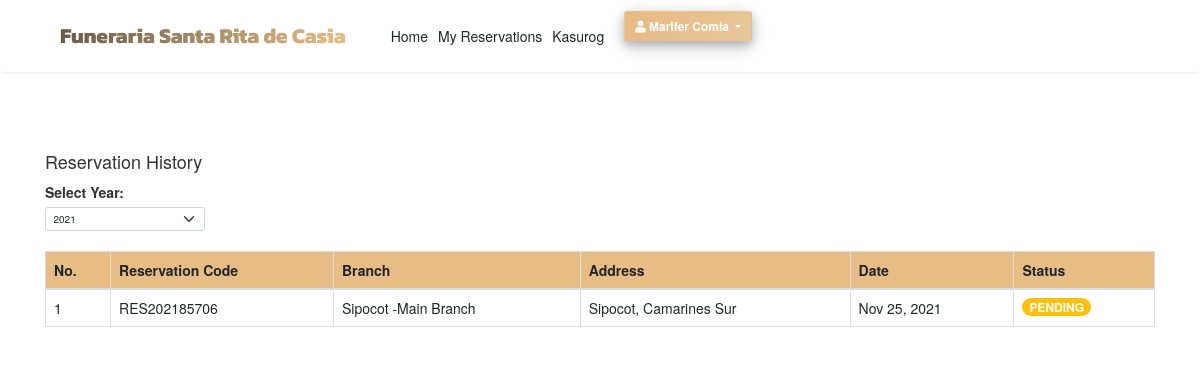
The app's page /reservation.php (signed in) with its own data.
### tables this page shows
CREATE TABLE `reservation` (
  `reservation_id` int(11) NOT NULL,
  `reservation_code` text NOT NULL,
  `reservation_date` date NOT NULL,
  `relation_to_deceased` varchar(255) NOT NULL,
  `reservation_status` text NOT NULL,
  `branch_id` int(11) NOT NULL,
  `client_id` int(11) NOT NULL,
  `casket_id` int(11) NOT NULL,
  `chapel_id` int(11) NOT NULL
);

CREATE TABLE `branches` (
  `branch_id` int(11) NOT NULL,
  `branch_name` text NOT NULL,
  `branch_address` text NOT NULL
);

### reservation.php (the view, shortened to what this page needs)
<?php include 'includes/session.php'?>
<?php include 'includes/header.php'?>
<?php
    $year = date('Y');
?>
    <body id="page-top">
        <section class="testimonials mt-3">
            <div class="container">
                <h4>Reservation History</h4>
                <div class="row">
                    <div class="col-md-2">
                        <label>Select Year: </label>
                        <select class="form-select" style="min-width: 50%;" id="select_year">
                        <?php
                            for($i=2015; $i<=2065; $i++){
                            $selected = ($i==$year)?'selected':'';
                            echo "
                                <option value='".$i."' ".$selected.">".$i."</option>
                            ";
                            }
                        ?>
                        </select>
                    </div>
                </div>
                <br>
                <div class="row">
                    <div class="col-md-12 col-xs-12">
                        <table class="table table-bordered">
                            <thead style="background-color: #e8bc85">
                                <th>No.</th>
                                <th>Reservation Code</th>
                                <th>Branch</th>
                                <th>Address</th>
                                <th>Date</th>
                                <th>Status</th>
                            </thead>
                            <tbody>
                                <?php
                                    $reservation = "SELECT * FROM reservation LEFT JOIN branches ON reservation.branch_id = branches.branch_id WHERE reservation.client_id = '".$_SESSION['client']."' ORDER BY reservation.reservation_date DESC";
                                    $query = $conn->query($reservation);
                                    $no = 1;
                                    while($row = $query->fetch_assoc()) { $status = ($row['reservation_status'] === 'APPROVED') ? '<span class="badge rounded-pill bg-success pull-left">APPROVED</span>':'<span class="badge rounded-pill bg-warning pull-left">PENDING</span>';
                                    ?>
                                    <tr>
                                        <td><?php echo $no; ?></td>
                                        <td><?php echo $row['reservation_code']; ?></td>
                                        <td><?php echo $row['branch_name'] ?></td>
                                        <td><?php echo $row['branch_address'] ?></td>
                                        <td><?php echo date('M d, Y', strtotime($row['reservation_date'])) ?></td>
                                        <td><?php echo $status;?>
                                    </tr>
                                <?php $no++; } ?>
                            </tbody>
                        </table>
                    </div>
                </div>
            </div>
        </section>
    </body>
</html>

### design/css/custom.css (style rules this page uses)
.btn-custom , .footer-bg { box-shadow: 0 4px 8px 0 rgba(0, 0, 0, 0.2), 0 6px 20px 0 rgba(0, 0, 0, 0.19); background-color: #e8c99b; background-image: linear-gradient(315deg, #e8c99b 0%, #e8bc85 74%); }
.txt-custom { font-size: 21px; background: #695B46; background: -webkit-linear-gradient(to right, #695B46 0%, #E8BC85 100%); background: -moz-linear-gradient(to right, #695B46 0%, #E8BC85 100%); background: linear-gradient(to right, #695B46 0%, #E8BC85 100%); -webkit-background-clip: text; -webkit-text-fill-color: transparent; }

### records on screen
reservation: reservation_code "RES202185706", branch.branch_name "Sipocot -Main Branch", branch.branch_address "Sipocot, Camarines Sur", reservation_date "Nov 25, 2021", reservation_status "PENDING"

### other values on screen
form field value "2021"
